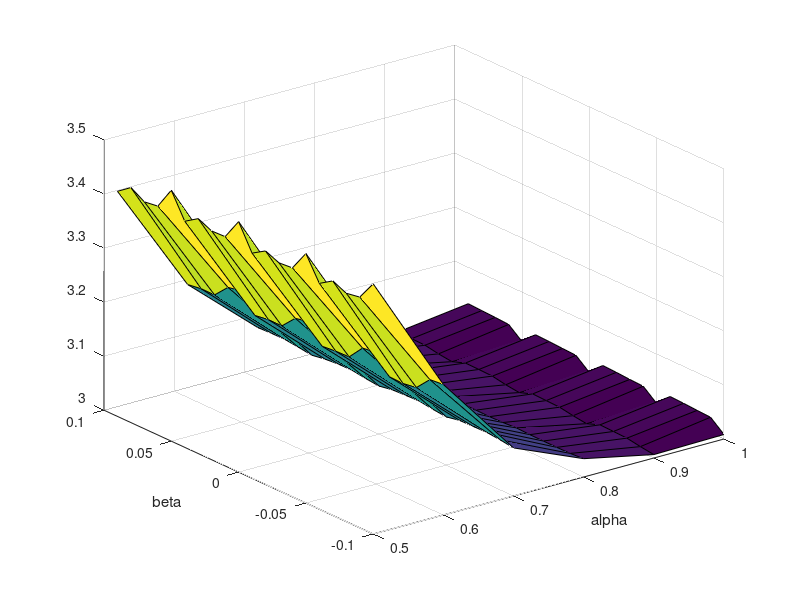

This chart was generated by the following MATLAB code:
%test compare
alpha = csvread('jas_rep_alpha.csv');
beta = csvread('jas_rep_beta.csv');
energies= csvread('jas_rep_energies.csv');
surf(alpha,beta,energies);
xlabel('alpha')
ylabel('beta')